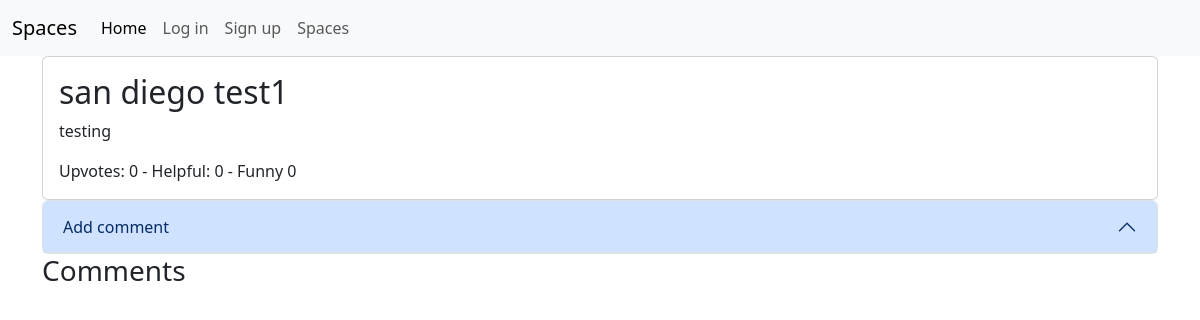
Page /space/san diego/comments/san diego test1/ on the earlier database version.
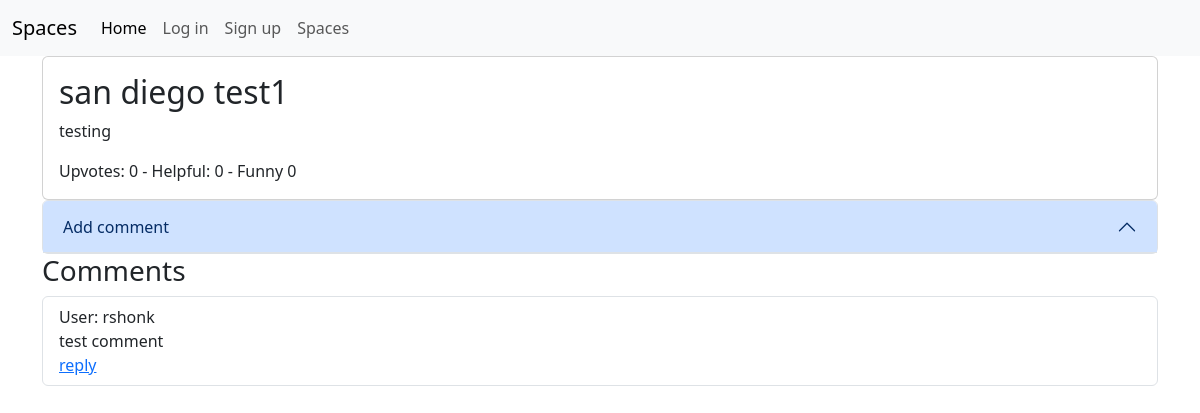
Same page on the later database version.
### main/models.py (models this page shows, shortened)
class Comment(models.Model):
    post = models.ForeignKey(Post, on_delete=models.CASCADE)
    comment = models.CharField(max_length=1000)
    parent_comment = models.CharField(max_length=1000, default="", blank=True)
    username = models.CharField(max_length=12)
    upvotes = models.IntegerField(default=0)
    downvotes = models.IntegerField(default=0)
    helpful = models.IntegerField(default=0)
    funny = models.IntegerField(default=0)
    date_published = models.DateTimeField(default=datetime.datetime.now(), blank=True)

### main/views.py (the view)
# urls.py: path('space/<str:spacename>/comments/<str:post_title>/', views.post_comments, name='post_comments'),
def post_comments(request, spacename, post_title):
    if request.method == 'POST':
        form = CommentForm(request.POST)
        if form.is_valid():
            form.save()
            return redirect('main:post_comments', spacename, post_title)
    post_info = Post.objects.get(title=post_title)
    comments = post_info.comment_set.all()
    comment_form = CommentForm()
    return render(request, 'main/comment.html', {'post_info': post_info, 'comments': comments,
                                                 'comment_form': comment_form})

### main/models.py (called while the page is built)
    def __str__(self):
        return self.title

### main/templates/main/comment.html (shortened to what this page needs)
{% extends "./base.html" %}
    {% load bootstrap5 %}
{% block content %}
<div class="card">
  <div class="card-body">
    <h2>{{ post_info.title }}</h2>
    <p>{{ post_info.body }}</p>
    Upvotes: {{ post_info.upvotes }} - Helpful: {{ post_info.helpful }} - Funny {{ post_info.funny }}
  </div>
</div>
<div class="accordion">
    <div class="accordion-item">
        <h2 class="accordion-header">
          <button class="accordion-button" type="button" data-bs-toggle="collapse" data-bs-target="#collapseOne" aria-expanded="true" aria-controls="collapseOne">
            Add comment
          </button>
        </h2>
  </div>
</div>
<h3>Comments</h3>
<ul class="list-group">
{% for comment in comments %}
    <li class="list-group-item">
        User: {{ comment.username }}<br>
        {{ comment.comment }}<br>
        <a href="">reply</a><br>
    </li>
{% endfor %}
</ul>
{% endblock %}

Differences in the rows shown:
added Comment: username "rshonk", comment "test comment"
